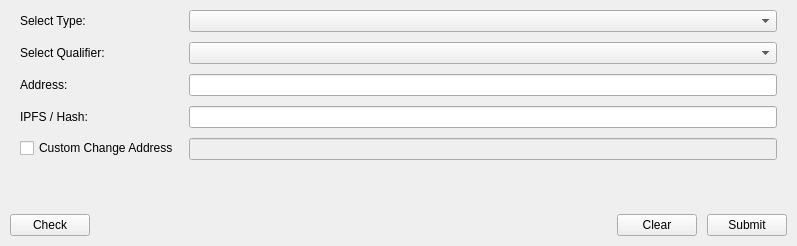
<?xml version="1.0" encoding="UTF-8"?>
<ui version="4.0">
 <class>AssignQualifier</class>
 <widget class="QWidget" name="AssignQualifier">
  <property name="geometry">
   <rect>
    <x>0</x>
    <y>0</y>
    <width>797</width>
    <height>246</height>
   </rect>
  </property>
  <property name="windowTitle">
   <string>Frame</string>
  </property>
  <layout class="QVBoxLayout" name="verticalLayout_2">
   <property name="spacing">
    <number>10</number>
   </property>
   <property name="leftMargin">
    <number>10</number>
   </property>
   <property name="topMargin">
    <number>10</number>
   </property>
   <property name="rightMargin">
    <number>10</number>
   </property>
   <property name="bottomMargin">
    <number>10</number>
   </property>
   <item>
    <layout class="QFormLayout" name="formLayout_2">
     <property name="horizontalSpacing">
      <number>10</number>
     </property>
     <property name="verticalSpacing">
      <number>10</number>
     </property>
     <property name="leftMargin">
      <number>10</number>
     </property>
     <property name="rightMargin">
      <number>10</number>
     </property>
     <item row="1" column="0">
      <widget class="QLabel" name="labelAssignType">
       <property name="text">
        <string>Select Type:</string>
       </property>
      </widget>
     </item>
     <item row="1" column="1">
      <widget class="QComboBox" name="assignTypeComboBox"/>
     </item>
     <item row="2" column="0">
      <widget class="QLabel" name="labelQualifier">
       <property name="text">
        <string>Select Qualifier:</string>
       </property>
      </widget>
     </item>
     <item row="2" column="1">
      <widget class="QComboBox" name="tokenComboBox"/>
     </item>
     <item row="4" column="0">
      <widget class="QLabel" name="labelAddress">
       <property name="text">
        <string>Address:</string>
       </property>
      </widget>
     </item>
     <item row="4" column="1">
      <widget class="QValidatedLineEdit" name="lineEditAddress">
       <property name="maxLength">
        <number>50</number>
       </property>
      </widget>
     </item>
     <item row="5" column="0">
      <widget class="QLabel" name="labelTokenData">
       <property name="text">
        <string>IPFS / Hash:</string>
       </property>
      </widget>
     </item>
     <item row="6" column="0">
      <widget class="QCheckBox" name="checkBoxChangeAddress">
       <property name="text">
        <string>Custom Change Address</string>
       </property>
      </widget>
     </item>
     <item row="6" column="1">
      <widget class="QLineEdit" name="lineEditChangeAddress">
       <property name="enabled">
        <bool>false</bool>
       </property>
       <property name="maxLength">
        <number>50</number>
       </property>
      </widget>
     </item>
     <item row="5" column="1">
      <widget class="QLineEdit" name="lineEditTokenData"/>
     </item>
    </layout>
   </item>
   <item>
    <widget class="QLabel" name="labelWarning">
     <property name="text">
      <string/>
     </property>
    </widget>
   </item>
   <item>
    <layout class="QHBoxLayout" name="horizontalLayout_2">
     <item>
      <widget class="QPushButton" name="buttonCheck">
       <property name="text">
        <string>Check</string>
       </property>
      </widget>
     </item>
     <item>
      <spacer name="horizontalSpacer_3">
       <property name="orientation">
        <enum>Qt::Horizontal</enum>
       </property>
       <property name="sizeHint" stdset="0">
        <size>
         <width>40</width>
         <height>20</height>
        </size>
       </property>
      </spacer>
     </item>
     <item>
      <widget class="QPushButton" name="buttonClear">
       <property name="text">
        <string>Clear</string>
       </property>
      </widget>
     </item>
     <item>
      <widget class="QPushButton" name="buttonSubmit">
       <property name="text">
        <string>Submit</string>
       </property>
      </widget>
     </item>
    </layout>
   </item>
  </layout>
 </widget>
 <customwidgets>
  <customwidget>
   <class>QValidatedLineEdit</class>
   <extends>QLineEdit</extends>
   <header>qvalidatedlineedit.h</header>
  </customwidget>
 </customwidgets>
 <resources/>
 <connections/>
</ui>
